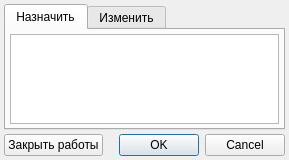
<?xml version="1.0" encoding="UTF-8"?>
<ui version="4.0">
 <class>EventJobTicketsEditor</class>
 <widget class="QDialog" name="EventJobTicketsEditor">
  <property name="geometry">
   <rect>
    <x>0</x>
    <y>0</y>
    <width>289</width>
    <height>160</height>
   </rect>
  </property>
  <property name="windowTitle">
   <string>Dialog</string>
  </property>
  <layout class="QGridLayout" name="gridLayout">
   <property name="margin">
    <number>4</number>
   </property>
   <property name="spacing">
    <number>4</number>
   </property>
   <item row="1" column="1">
    <widget class="CApplyResetDialogButtonBox" name="buttonBox">
     <property name="orientation">
      <enum>Qt::Horizontal</enum>
     </property>
     <property name="standardButtons">
      <set>QDialogButtonBox::Cancel|QDialogButtonBox::Ok</set>
     </property>
    </widget>
   </item>
   <item row="1" column="0">
    <widget class="QPushButton" name="btnCloseJobTickets">
     <property name="sizePolicy">
      <sizepolicy hsizetype="Maximum" vsizetype="Preferred">
       <horstretch>0</horstretch>
       <verstretch>0</verstretch>
      </sizepolicy>
     </property>
     <property name="text">
      <string>Закрыть работы</string>
     </property>
    </widget>
   </item>
   <item row="0" column="0" colspan="2">
    <widget class="QTabWidget" name="tabWidget">
     <property name="currentIndex">
      <number>0</number>
     </property>
     <widget class="QWidget" name="tabSetJobTicket">
      <attribute name="title">
       <string>Назначить</string>
      </attribute>
      <layout class="QVBoxLayout" name="verticalLayout_2">
       <property name="spacing">
        <number>4</number>
       </property>
       <property name="margin">
        <number>4</number>
       </property>
       <item>
        <widget class="CEventJobTicketsView" name="tblSetEventJobTickets"/>
       </item>
      </layout>
     </widget>
     <widget class="QWidget" name="tabChangeJobTicket">
      <attribute name="title">
       <string>Изменить</string>
      </attribute>
      <layout class="QVBoxLayout" name="verticalLayout_3">
       <property name="spacing">
        <number>4</number>
       </property>
       <property name="margin">
        <number>4</number>
       </property>
       <item>
        <widget class="CEventJobTicketsView" name="tblChangeEventJobTickets"/>
       </item>
      </layout>
     </widget>
    </widget>
   </item>
  </layout>
 </widget>
 <customwidgets>
  <customwidget>
   <class>CApplyResetDialogButtonBox</class>
   <extends>QDialogButtonBox</extends>
   <header>library/DialogButtonBox.h</header>
  </customwidget>
  <customwidget>
   <class>CEventJobTicketsView</class>
   <extends>QTreeView</extends>
   <header>Events/EventJobTicketsEditorTable.h</header>
  </customwidget>
 </customwidgets>
 <resources/>
 <connections>
  <connection>
   <sender>buttonBox</sender>
   <signal>accepted()</signal>
   <receiver>EventJobTicketsEditor</receiver>
   <slot>accept()</slot>
   <hints>
    <hint type="sourcelabel">
     <x>248</x>
     <y>254</y>
    </hint>
    <hint type="destinationlabel">
     <x>157</x>
     <y>274</y>
    </hint>
   </hints>
  </connection>
  <connection>
   <sender>buttonBox</sender>
   <signal>rejected()</signal>
   <receiver>EventJobTicketsEditor</receiver>
   <slot>reject()</slot>
   <hints>
    <hint type="sourcelabel">
     <x>316</x>
     <y>260</y>
    </hint>
    <hint type="destinationlabel">
     <x>286</x>
     <y>274</y>
    </hint>
   </hints>
  </connection>
 </connections>
</ui>
